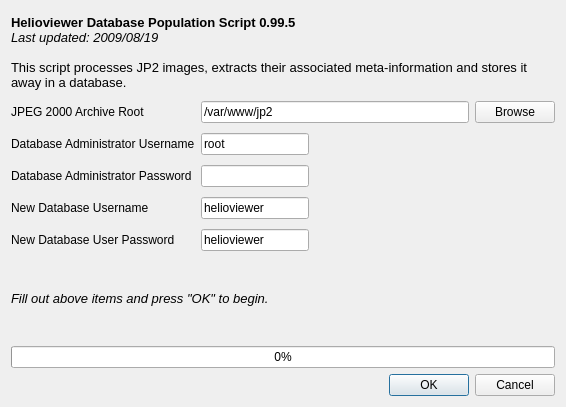
<?xml version="1.0" encoding="UTF-8"?>
<ui version="4.0">
 <author>Keith Hughitt</author>
 <class>InstallDialog</class>
 <widget class="QDialog" name="InstallDialog">
  <property name="geometry">
   <rect>
    <x>0</x>
    <y>0</y>
    <width>566</width>
    <height>407</height>
   </rect>
  </property>
  <property name="windowTitle">
   <string>Helioviewer Database Installation</string>
  </property>
  <property name="windowIcon">
   <iconset>
    <normaloff>hv.ico</normaloff>hv.ico</iconset>
  </property>
  <property name="sizeGripEnabled">
   <bool>false</bool>
  </property>
  <property name="modal">
   <bool>false</bool>
  </property>
  <layout class="QVBoxLayout" name="verticalLayout">
   <item>
    <widget class="QLabel" name="greetingLbl">
     <property name="text">
      <string>&lt;!DOCTYPE HTML PUBLIC &quot;-//W3C//DTD HTML 4.0//EN&quot; &quot;http://www.w3.org/TR/REC-html40/strict.dtd&quot;&gt;
&lt;html&gt;&lt;head&gt;&lt;meta name=&quot;qrichtext&quot; content=&quot;1&quot; /&gt;&lt;style type=&quot;text/css&quot;&gt;
p, li { white-space: pre-wrap; }
&lt;/style&gt;&lt;/head&gt;&lt;body style=&quot; font-family:'Sans'; font-size:10pt; font-weight:400; font-style:normal;&quot;&gt;
&lt;p style=&quot; margin-top:0px; margin-bottom:0px; margin-left:0px; margin-right:0px; -qt-block-indent:0; text-indent:0px;&quot;&gt;&lt;span style=&quot; font-weight:600;&quot;&gt;Helioviewer Database Population Script 0.99.5&lt;/span&gt;&lt;/p&gt;
&lt;p style=&quot; margin-top:0px; margin-bottom:0px; margin-left:0px; margin-right:0px; -qt-block-indent:0; text-indent:0px;&quot;&gt;&lt;span style=&quot; font-style:italic;&quot;&gt;Last updated: 2009/08/19&lt;/span&gt;&lt;/p&gt;
&lt;p style=&quot;-qt-paragraph-type:empty; margin-top:0px; margin-bottom:0px; margin-left:0px; margin-right:0px; -qt-block-indent:0; text-indent:0px; font-style:italic;&quot;&gt;&lt;/p&gt;
&lt;p style=&quot; margin-top:0px; margin-bottom:0px; margin-left:0px; margin-right:0px; -qt-block-indent:0; text-indent:0px;&quot;&gt;This script processes JP2 images, extracts their associated meta-information and stores it away in a database.&lt;/p&gt;&lt;/body&gt;&lt;/html&gt;</string>
     </property>
     <property name="wordWrap">
      <bool>true</bool>
     </property>
    </widget>
   </item>
   <item>
    <layout class="QGridLayout" name="gridLayout">
     <property name="verticalSpacing">
      <number>10</number>
     </property>
     <item row="1" column="0">
      <widget class="QLabel" name="adminUsernameLbl">
       <property name="enabled">
        <bool>true</bool>
       </property>
       <property name="sizePolicy">
        <sizepolicy hsizetype="Fixed" vsizetype="Preferred">
         <horstretch>0</horstretch>
         <verstretch>0</verstretch>
        </sizepolicy>
       </property>
       <property name="text">
        <string>Database Administrator Username</string>
       </property>
       <property name="textFormat">
        <enum>Qt::AutoText</enum>
       </property>
       <property name="alignment">
        <set>Qt::AlignLeading|Qt::AlignLeft|Qt::AlignVCenter</set>
       </property>
       <property name="margin">
        <number>0</number>
       </property>
      </widget>
     </item>
     <item row="4" column="0">
      <widget class="QLabel" name="hvPasswordLbl">
       <property name="text">
        <string>New Database User Password</string>
       </property>
      </widget>
     </item>
     <item row="3" column="0">
      <widget class="QLabel" name="hvUsernameLbl">
       <property name="text">
        <string>New Database Username</string>
       </property>
      </widget>
     </item>
     <item row="2" column="0">
      <widget class="QLabel" name="adminPasswordLbl">
       <property name="text">
        <string>Database Administrator Password</string>
       </property>
      </widget>
     </item>
     <item row="1" column="1">
      <widget class="QLineEdit" name="adminUsernameInput">
       <property name="sizePolicy">
        <sizepolicy hsizetype="Fixed" vsizetype="Fixed">
         <horstretch>0</horstretch>
         <verstretch>0</verstretch>
        </sizepolicy>
       </property>
       <property name="toolTip">
        <string>&lt;!DOCTYPE HTML PUBLIC &quot;-//W3C//DTD HTML 4.0//EN&quot; &quot;http://www.w3.org/TR/REC-html40/strict.dtd&quot;&gt;
&lt;html&gt;&lt;head&gt;&lt;meta name=&quot;qrichtext&quot; content=&quot;1&quot; /&gt;&lt;style type=&quot;text/css&quot;&gt;
p, li { white-space: pre-wrap; }
&lt;/style&gt;&lt;/head&gt;&lt;body style=&quot; font-family:'Sans'; font-size:10pt; font-weight:400; font-style:normal;&quot;&gt;
&lt;p style=&quot; margin-top:0px; margin-bottom:0px; margin-left:0px; margin-right:0px; -qt-block-indent:0; text-indent:0px;&quot;&gt;&lt;span style=&quot; font-weight:600;&quot;&gt;Database Administrator Username&lt;/span&gt;&lt;/p&gt;
&lt;p style=&quot;-qt-paragraph-type:empty; margin-top:0px; margin-bottom:0px; margin-left:0px; margin-right:0px; -qt-block-indent:0; text-indent:0px; font-weight:600;&quot;&gt;&lt;/p&gt;
&lt;p style=&quot; margin-top:0px; margin-bottom:0px; margin-left:0px; margin-right:0px; -qt-block-indent:0; text-indent:0px;&quot;&gt;Please enter a username which has administrative priveleges to the database. This will be used in order to create the Helioviewer database schema and users with access to the schema.&lt;/p&gt;&lt;/body&gt;&lt;/html&gt;</string>
       </property>
       <property name="text">
        <string>root</string>
       </property>
      </widget>
     </item>
     <item row="2" column="1">
      <widget class="QLineEdit" name="adminPasswordInput">
       <property name="sizePolicy">
        <sizepolicy hsizetype="Fixed" vsizetype="Fixed">
         <horstretch>0</horstretch>
         <verstretch>0</verstretch>
        </sizepolicy>
       </property>
       <property name="toolTip">
        <string>&lt;!DOCTYPE HTML PUBLIC &quot;-//W3C//DTD HTML 4.0//EN&quot; &quot;http://www.w3.org/TR/REC-html40/strict.dtd&quot;&gt;
&lt;html&gt;&lt;head&gt;&lt;meta name=&quot;qrichtext&quot; content=&quot;1&quot; /&gt;&lt;style type=&quot;text/css&quot;&gt;
p, li { white-space: pre-wrap; }
&lt;/style&gt;&lt;/head&gt;&lt;body style=&quot; font-family:'Sans'; font-size:10pt; font-weight:400; font-style:normal;&quot;&gt;
&lt;p style=&quot; margin-top:0px; margin-bottom:0px; margin-left:0px; margin-right:0px; -qt-block-indent:0; text-indent:0px;&quot;&gt;&lt;span style=&quot; font-weight:600;&quot;&gt;Database Administrator Password&lt;/span&gt;&lt;/p&gt;
&lt;p style=&quot;-qt-paragraph-type:empty; margin-top:0px; margin-bottom:0px; margin-left:0px; margin-right:0px; -qt-block-indent:0; text-indent:0px; font-weight:600;&quot;&gt;&lt;/p&gt;
&lt;p style=&quot; margin-top:0px; margin-bottom:0px; margin-left:0px; margin-right:0px; -qt-block-indent:0; text-indent:0px;&quot;&gt;Password for the above database administrator.&lt;/p&gt;&lt;/body&gt;&lt;/html&gt;</string>
       </property>
       <property name="echoMode">
        <enum>QLineEdit::Password</enum>
       </property>
      </widget>
     </item>
     <item row="4" column="1">
      <widget class="QLineEdit" name="hvUsernamePassword">
       <property name="sizePolicy">
        <sizepolicy hsizetype="Fixed" vsizetype="Fixed">
         <horstretch>0</horstretch>
         <verstretch>0</verstretch>
        </sizepolicy>
       </property>
       <property name="toolTip">
        <string>&lt;!DOCTYPE HTML PUBLIC &quot;-//W3C//DTD HTML 4.0//EN&quot; &quot;http://www.w3.org/TR/REC-html40/strict.dtd&quot;&gt;
&lt;html&gt;&lt;head&gt;&lt;meta name=&quot;qrichtext&quot; content=&quot;1&quot; /&gt;&lt;style type=&quot;text/css&quot;&gt;
p, li { white-space: pre-wrap; }
&lt;/style&gt;&lt;/head&gt;&lt;body style=&quot; font-family:'Sans'; font-size:10pt; font-weight:400; font-style:normal;&quot;&gt;
&lt;p style=&quot; margin-top:0px; margin-bottom:0px; margin-left:0px; margin-right:0px; -qt-block-indent:0; text-indent:0px;&quot;&gt;&lt;span style=&quot; font-weight:600;&quot;&gt;New Database User Password&lt;/span&gt;&lt;/p&gt;
&lt;p style=&quot;-qt-paragraph-type:empty; margin-top:0px; margin-bottom:0px; margin-left:0px; margin-right:0px; -qt-block-indent:0; text-indent:0px; font-weight:600;&quot;&gt;&lt;/p&gt;
&lt;p style=&quot; margin-top:0px; margin-bottom:0px; margin-left:0px; margin-right:0px; -qt-block-indent:0; text-indent:0px;&quot;&gt;The password to use for the new database user.&lt;/p&gt;&lt;/body&gt;&lt;/html&gt;</string>
       </property>
       <property name="text">
        <string>helioviewer</string>
       </property>
      </widget>
     </item>
     <item row="3" column="1">
      <widget class="QLineEdit" name="hvUsernameInput">
       <property name="sizePolicy">
        <sizepolicy hsizetype="Fixed" vsizetype="Fixed">
         <horstretch>0</horstretch>
         <verstretch>0</verstretch>
        </sizepolicy>
       </property>
       <property name="toolTip">
        <string>&lt;!DOCTYPE HTML PUBLIC &quot;-//W3C//DTD HTML 4.0//EN&quot; &quot;http://www.w3.org/TR/REC-html40/strict.dtd&quot;&gt;
&lt;html&gt;&lt;head&gt;&lt;meta name=&quot;qrichtext&quot; content=&quot;1&quot; /&gt;&lt;style type=&quot;text/css&quot;&gt;
p, li { white-space: pre-wrap; }
&lt;/style&gt;&lt;/head&gt;&lt;body style=&quot; font-family:'Sans'; font-size:10pt; font-weight:400; font-style:normal;&quot;&gt;
&lt;p style=&quot; margin-top:0px; margin-bottom:0px; margin-left:0px; margin-right:0px; -qt-block-indent:0; text-indent:0px;&quot;&gt;&lt;span style=&quot; font-weight:600;&quot;&gt;New Database Username&lt;/span&gt;&lt;/p&gt;
&lt;p style=&quot;-qt-paragraph-type:empty; margin-top:0px; margin-bottom:0px; margin-left:0px; margin-right:0px; -qt-block-indent:0; text-indent:0px; font-weight:600;&quot;&gt;&lt;/p&gt;
&lt;p style=&quot; margin-top:0px; margin-bottom:0px; margin-left:0px; margin-right:0px; -qt-block-indent:0; text-indent:0px;&quot;&gt;This is the username you want to use to access the Helioviewer back-end. It used by the query API's to interact with the database.&lt;/p&gt;&lt;/body&gt;&lt;/html&gt;</string>
       </property>
       <property name="text">
        <string>helioviewer</string>
       </property>
      </widget>
     </item>
     <item row="0" column="0">
      <widget class="QLabel" name="jp2RootDirLbl">
       <property name="text">
        <string>JPEG 2000 Archive Root</string>
       </property>
      </widget>
     </item>
     <item row="0" column="1">
      <widget class="QLineEdit" name="jp2RootDirInput">
       <property name="text">
        <string>/var/www/jp2</string>
       </property>
      </widget>
     </item>
     <item row="0" column="2">
      <widget class="QPushButton" name="jp2BrowseBtn">
       <property name="sizePolicy">
        <sizepolicy hsizetype="Minimum" vsizetype="Fixed">
         <horstretch>0</horstretch>
         <verstretch>0</verstretch>
        </sizepolicy>
       </property>
       <property name="text">
        <string>Browse</string>
       </property>
      </widget>
     </item>
    </layout>
   </item>
   <item>
    <widget class="QLabel" name="label">
     <property name="text">
      <string>&lt;!DOCTYPE HTML PUBLIC &quot;-//W3C//DTD HTML 4.0//EN&quot; &quot;http://www.w3.org/TR/REC-html40/strict.dtd&quot;&gt;
&lt;html&gt;&lt;head&gt;&lt;meta name=&quot;qrichtext&quot; content=&quot;1&quot; /&gt;&lt;style type=&quot;text/css&quot;&gt;
p, li { white-space: pre-wrap; }
&lt;/style&gt;&lt;/head&gt;&lt;body style=&quot; font-family:'Sans'; font-size:10pt; font-weight:400; font-style:normal;&quot;&gt;
&lt;p style=&quot; margin-top:0px; margin-bottom:0px; margin-left:0px; margin-right:0px; -qt-block-indent:0; text-indent:0px;&quot;&gt;&lt;span style=&quot; font-style:italic;&quot;&gt;Fill out above items and press &quot;OK&quot; to begin.&lt;/span&gt;&lt;/p&gt;&lt;/body&gt;&lt;/html&gt;</string>
     </property>
     <property name="textFormat">
      <enum>Qt::RichText</enum>
     </property>
    </widget>
   </item>
   <item>
    <widget class="QProgressBar" name="progressBar">
     <property name="enabled">
      <bool>true</bool>
     </property>
     <property name="value">
      <number>0</number>
     </property>
    </widget>
   </item>
   <item>
    <widget class="QDialogButtonBox" name="buttonBox">
     <property name="orientation">
      <enum>Qt::Horizontal</enum>
     </property>
     <property name="standardButtons">
      <set>QDialogButtonBox::Cancel|QDialogButtonBox::Ok</set>
     </property>
    </widget>
   </item>
  </layout>
 </widget>
 <resources/>
 <connections>
  <connection>
   <sender>buttonBox</sender>
   <signal>accepted()</signal>
   <receiver>InstallDialog</receiver>
   <slot>accept()</slot>
   <hints>
    <hint type="sourcelabel">
     <x>248</x>
     <y>254</y>
    </hint>
    <hint type="destinationlabel">
     <x>157</x>
     <y>274</y>
    </hint>
   </hints>
  </connection>
  <connection>
   <sender>buttonBox</sender>
   <signal>rejected()</signal>
   <receiver>InstallDialog</receiver>
   <slot>reject()</slot>
   <hints>
    <hint type="sourcelabel">
     <x>316</x>
     <y>260</y>
    </hint>
    <hint type="destinationlabel">
     <x>286</x>
     <y>274</y>
    </hint>
   </hints>
  </connection>
 </connections>
</ui>
